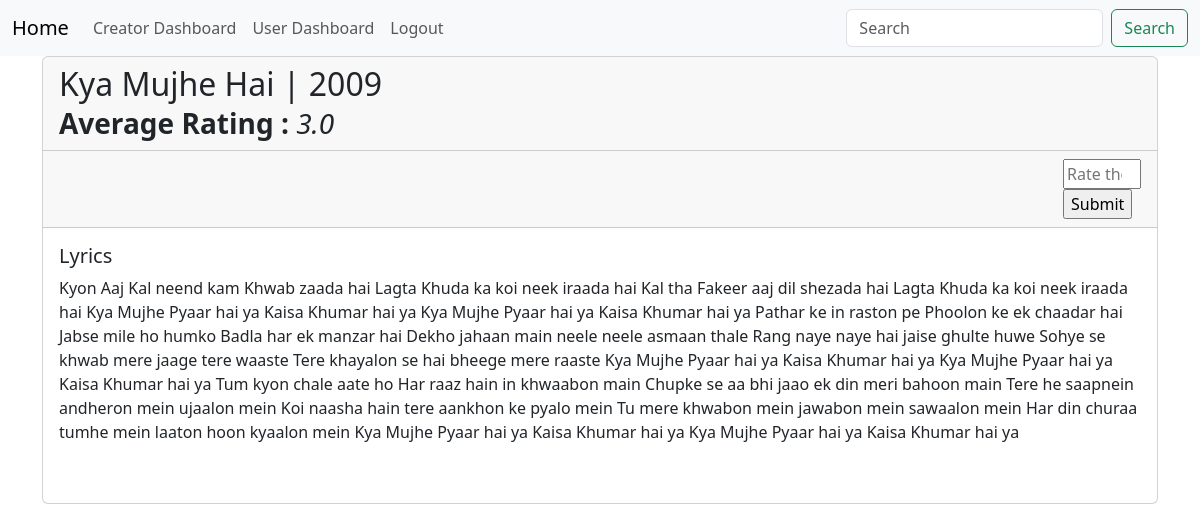
Page /song_details/1 (signed in) on the committed database.
### application/data/models.py (models this page shows, shortened)
class Songs(db.Model):
    __tablename__ = 'songs'
    id=db.Column(db.Integer(),autoincrement=True,primary_key=True)
    song_title=db.Column(db.String(),nullable=False)
    release_date=db.Column(db.String(),nullable=False)
    created_by=db.Column(db.String())
    lyrics = db.Column(db.String(),nullable=False)
    genre = db.Column(db.String(),nullable=False)
    language = db.Column(db.String(),nullable=False)
    song_url=db.Column(db.String(),nullable=False)
    song_pic=db.Column(db.String())
    is_flag = db.Column(db.Integer(),default=0)
    creator_id=db.Column(db.Integer(),db.ForeignKey("user.id"),nullable=False)
    playlist_id = db.relationship("SongInPlaylist",backref="songs",cascade="all, delete-orphan")
    songs_rating = db.relationship("SongRatings" , backref="songs",cascade="all, delete-orphan")
    album_id = db.relationship("SongInAlbum", backref = "songs",cascade="all, delete-orphan")

### application/routes.py (the view, shortened to what this page needs)
@app.route('/song_details/<int:Id>', methods=['GET','POST'])
@login_required
def song_details(Id):
    song = Songs.query.get(Id)
    rating = SongRatings.query.filter_by(song_id=Id, user_id=current_user.id).first()
    ar = average_rating(Id)
    print(ar)
    return render_template('song_details.html', song=song, rate=rating.ratings if rating else None , average_rating=ar)

### app.py (called while the page is built)
@app.after_request
def add_cors_headers(response):
    response.headers['Access-Control-Allow-Origin'] = 'http://localhost:5000'
    response.headers['Access-Control-Allow-Headers'] = 'Content-Type, Authorization'
    response.headers['Access-Control-Allow-Methods'] = 'GET, PUT, POST, DELETE, OPTIONS'
    return response

@app.after_request
def after_request(response):
    response = add_cors_headers(response)
    return response

### application/routes.py (called while the page is built)
@login_manager.user_loader
def load_user(id):
    return User.query.get(int(id))

def average_rating(id):
    ratings = SongRatings.query.filter_by(song_id=id).all()
    rate=0
    i=0
    for rating in ratings :
        rate+=rating.ratings
        i+=1
    if rate!=0 and i!=0:
        average_rating = rate/i
    else:
        average_rating ='No rating is made yet'
    return average_rating

### templates/song_details.html (shortened to what this page needs)
<!DOCTYPE html>
<html lang="en">
<head>
    <link href="https://cdn.jsdelivr.net/npm/bootstrap@5.3.2/dist/css/bootstrap.min.css" rel="stylesheet">
  </head>
<body>
  <nav class="navbar navbar-expand-lg bg-body-tertiary">
    <div class="container-fluid">
      <a class="navbar-brand" href="/">Home</a>
      <div class="collapse navbar-collapse" id="navbarSupportedContent">
        <ul class="navbar-nav me-auto mb-2 mb-lg-0">
          <li class="nav-item">
            <a class="nav-link" href="/creator_dashboard">Creator Dashboard</a>
          </li>
          <li class="nav-item">
            <a class="nav-link" href="/user_dashboard">User Dashboard</a>
          </li>
          <li class="nav-item">
            <a class="nav-link" href="/logout">Logout</a>
          </li>
        </ul>
        <form class="d-flex" role="search">
          <input class="form-control me-2" type="search" placeholder="Search" aria-label="Search">
          <button class="btn btn-outline-success" type="submit">Search</button>
        </form>
      </div>
    </div>
  </nav>
  <div class="container">
  <div class="card" style="height:28rem;">
    <h2 class="card-header">{{song.song_title}} | {{song.release_date}} <br>
      <small> <strong> Average Rating :</strong> <i>{{average_rating}}</i></small>
    </h2>
    <div class="right-container card-header">
      <form method="POST" action="{{url_for('song_details' , Id=song.id)}}">
        {% if rate %}
        <small>Your Current Rating:<strong> {{ rate }} </strong></small>
        <input type="number" min="1" max="5" required="True" name="rating" placeholder="Edit your rating from 1 to 5" class="rating_box" value="{{ rate }}"> <br>
        {% else %}
        <input type="number" min="1" max="5" required="True" name="rating" placeholder="Rate the song from 1 to 5" class="rating_box"> <br>
        {% endif %}
          <input type="submit" name="/Go" class="rating_submit right-container">
      </form>
  </div>
    <div class="card-body">
      <h5 class="card-title">Lyrics</h5>
      <p class="card-text">{{song.lyrics}}</p>
    </div>
  </div>
</div>
</body>
</html>

### templates/song_details.html (style rules this page uses)
.right-container { display: flex; justify-content: flex-end; }
.card-text { white-space: pre-line; }

### rows in the picture
Songs: song_title "Kya Mujhe Hai", release_date "2009", lyrics "Kyon Aaj Kal neend kam Khwab zaada hai Lagta Khuda ka koi neek iraada hai Kal tha Fakeer aaj dil shezada hai Lagta Khuda ka koi neek iraada hai Kya Mujhe Pyaar hai ya Kaisa Khumar hai ya Kya Mujhe Pyaar hai ya Kaisa Khumar hai ya Pathar ke in raston pe Phoolon ke ek chaadar hai Jabse mile ho humko Badla har ek manzar hai Dekho jahaan main neele neele asmaan thale Rang naye naye hai jaise ghulte huwe Sohye se khwab mere jaage tere waaste Tere khayalon se hai bheege mere raaste Kya Mujhe Pyaar hai ya Kaisa Khumar hai ya Kya Mujhe Pyaar hai ya Kaisa Khumar hai ya Tum kyon chale aate ho Har raaz hain in khwaabon main Chupke se aa bhi jaao ek din meri bahoon main Tere he saapnein andheron mein…"

### other values in the picture
{{ average_rating }} "3.0"
